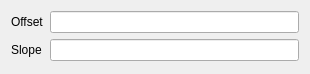
<?xml version="1.0" encoding="UTF-8"?>
<ui version="4.0">
 <class>GTAFailProfileRampSlopeWgt</class>
 <widget class="QWidget" name="GTAFailProfileRampSlopeWgt">
  <property name="geometry">
   <rect>
    <x>0</x>
    <y>0</y>
    <width>310</width>
    <height>74</height>
   </rect>
  </property>
  <property name="windowTitle">
   <string>Ramp Slope</string>
  </property>
  <layout class="QGridLayout" name="gridLayout">
   <item row="0" column="1">
    <widget class="QLineEdit" name="offsetLE"/>
   </item>
   <item row="0" column="0">
    <widget class="QLabel" name="label">
     <property name="text">
      <string>Offset</string>
     </property>
    </widget>
   </item>
   <item row="1" column="0">
    <widget class="QLabel" name="label_2">
     <property name="text">
      <string>Slope</string>
     </property>
    </widget>
   </item>
   <item row="1" column="1">
    <widget class="QLineEdit" name="slopeLE"/>
   </item>
  </layout>
 </widget>
 <resources/>
 <connections/>
</ui>
